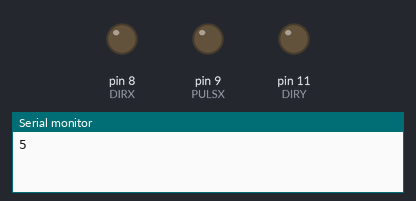
This sketch was run on a simulated Arduino Uno, built with avr-gcc and run on an emulated ATmega328P. Shown: output pins drawn as LEDs (lit = HIGH), the last lines printed to the serial monitor. Pins used as bus, display or sensor lines are not drawn.

Above: at 0.1 s.
At 36.4 s:
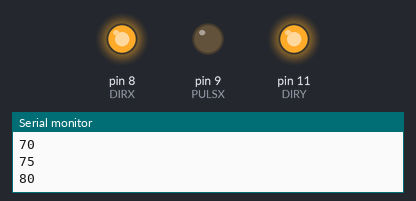
Timing chart, 0 to 37.9 s (numbered marks = the images above):
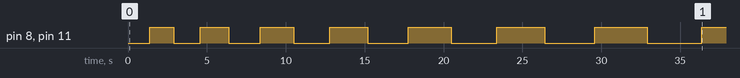

The sketch:

test1.ino
```cpp
#define DIRX 8
#define PULSX 9

#define DIRY 11
#define PULSY 12


int X_frequency = 105; // 80 - 105 better
int Y_frequency = 5; // 15 better

long int step_x = 200;
int step_y = 300;

bool XDir = 0;
bool YDir = 0;


void Tag( int x, int y){
  digitalWrite(DIRX,XDir);
  digitalWrite(DIRY,YDir);

//  for ( long int X=0; X<x*100; X=X+1 ){
//    digitalWrite(PULSX, HIGH);
//    delayMicroseconds(X_frequency);
//    digitalWrite(PULSX,LOW);
//    delayMicroseconds(100);
//  }

  for ( long int Y=0; Y<y*100; Y=Y+1 ){
    digitalWrite(PULSY, HIGH);
    delayMicroseconds(Y_frequency);
    digitalWrite(PULSY,LOW);
  }

//  delay(5000);


}

void setup() {
  // put your setup code here, to run once:
  pinMode(DIRX,OUTPUT);
  pinMode(PULSX,OUTPUT);
  pinMode(DIRY,OUTPUT);
  pinMode(PULSY,OUTPUT);
  Serial.begin(115200);

}

void loop() {
  // put your main code here, to run repeatedly:
//  Serial.println(X_frequency);
  Serial.println(Y_frequency);

  Tag( step_x, step_y );
  delay(1000);
  X_frequency = X_frequency + 5;
  Y_frequency = Y_frequency + 5;


  if (XDir) {
    XDir = 0;
    YDir = 0;
  }
  else{
    XDir = 1;
    YDir = 1;
  }

}
```

Measured:
- by itself, pin 8 (DIRX), pin 11 (DIRY): LOW → HIGH at 1.4 s, → LOW 1.5 s later, → HIGH 1.7 s later, → LOW 1.8 s later, … (15 changes in this stretch)
